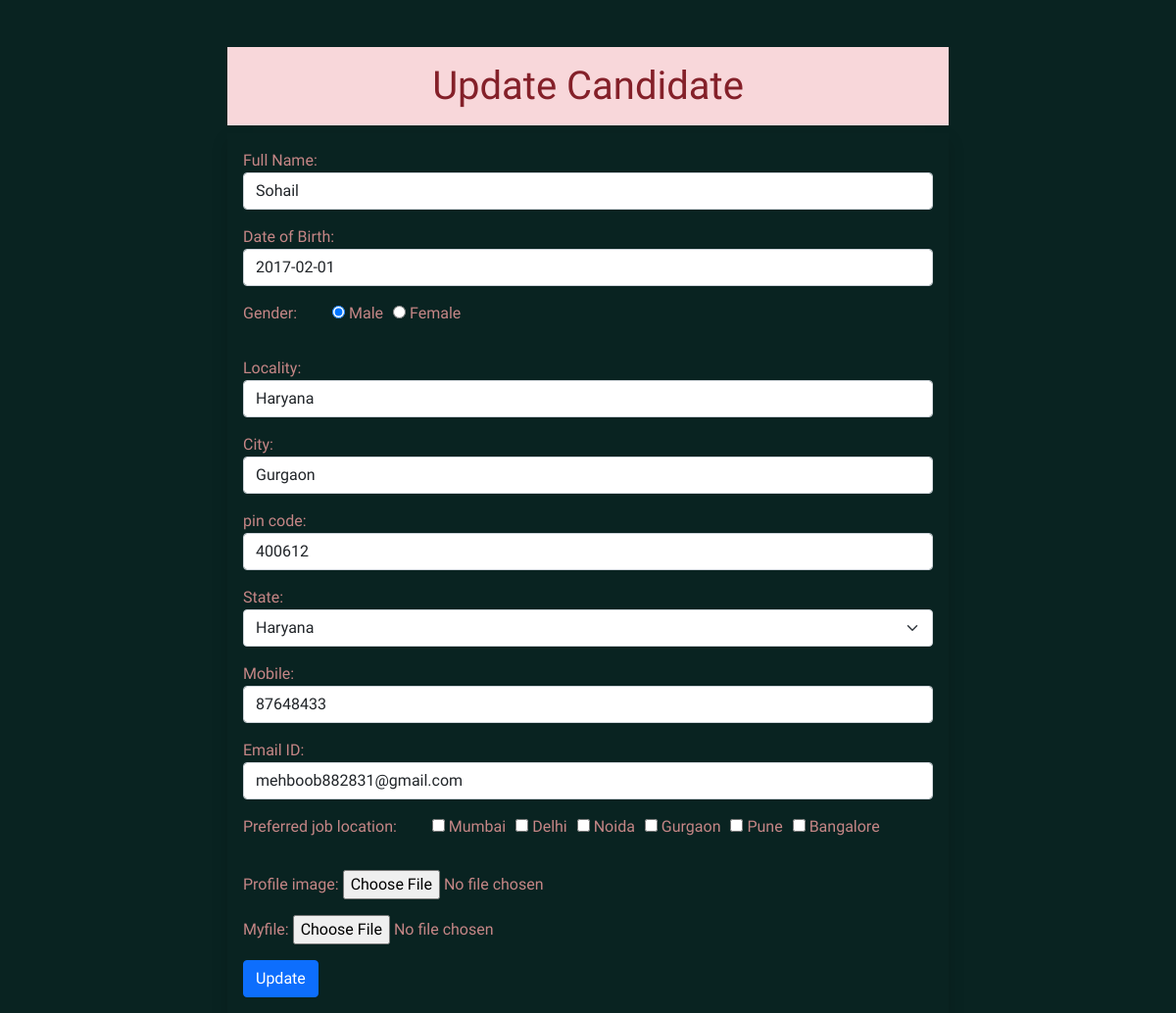
Page /update/5 on the committed database.
### app/models.py (models this page shows)
class Resume(models.Model):
    name = models.CharField(max_length=100)
    dob = models.DateField(auto_now=False,auto_now_add=False)
    gender = models.CharField(max_length=20)
    locality = models.CharField(max_length=100)
    city = models.CharField(max_length=100)
    pin = models.PositiveIntegerField()
    state = models.CharField(choices= STATE_CHOICE,max_length=50)
    mobile = models.PositiveIntegerField()
    email = models.EmailField()
    job_city = models.CharField(max_length=100)
    profile_image = models.ImageField(upload_to='profileImage',blank=True)
    myfile = models.FileField(upload_to='document',blank=True)

### app/views.py (the view)
# urls.py: path('update/<int:id>', views.UpdateCandedate, name='update'),
def UpdateCandedate(request,id):
    if request.method == "POST":
        candidate = Resume.objects.get(id=id)
        upt = ResumeForm(request.POST, request.FILES,instance=candidate)
        if upt.is_valid:
           upt.save()
           return redirect("/")
    candidate = Resume.objects.get(id=id)
    fm = ResumeForm(instance=candidate)
    return render(request,'update.html',{'candidate':candidate,'fm':fm})

### app/forms.py
class ResumeForm(forms.ModelForm):
    gender = forms.ChoiceField(choices=GENDER_CHOICES,widget=forms.RadioSelect(attrs={'id':'gender'}))
    job_city = forms.MultipleChoiceField(label='Preferred job location', choices=JOB_CHOICES,widget=forms.CheckboxSelectMultiple(attrs={'id':'job_city'}))
    class Meta:
        model = Resume
        fields = "__all__"
        labels = {'name':'Full Name','dob':'Date of Birth','pin':'pin code','mpbile':'Mobile No','email':'Email ID'}
        widgets = {'name':forms.TextInput(attrs={'class':'form-control','id':'name'}),
                   'dob':forms.DateInput(attrs={'class':'form-control','id':'datepicker'}),
                    'locality':forms.TextInput(attrs={'class':'form-control','id':'locality'}),
                    'city':forms.TextInput(attrs={'class':'form-control','id':'city'}),
                    'pin':forms.NumberInput(attrs={'class':'form-control','id':'pin'}),
                    'state':forms.Select(attrs={'class':'form-select','id':'state'}),
                    'mobile':forms.NumberInput(attrs={'class':'form-control','id':'mobile'}),
                    'email':forms.EmailInput(attrs={'class':'form-control','id':'email'})}

### app/templates/update.html (shortened to what this page needs)
{% extends 'basic.html' %}
{% block body %}
<div class="container mt-5">
<div class="row">
<div class="col-sm-8 offset-2">
<h1 class="alert-danger text-center p-3"> Update Candidate </h1>
<form action="" method="post" enctype="multipart/form-data" class="shadow p-3">
{% for f in fm %}
<div class="form-group mb-3">
{{f.label_tag}} {{f}} <small class="danger"> {{f.errors|striptags}} </small>
</div>
{% endfor %}
<input type="submit" value="Update" class="btn btn-primary">
</form>
</div>
</div>
</div>
{% endblock body %}

### app/static/style.css (style rules this page uses)
#gender,#job_city { list-style-type: none; display: inline-flex; }
#gender > li { padding-right: 10px; }
#job_city > li { padding-right: 10px; }
body { background-color: rgb(9 35 33); color: #c58686; font-family: 'Goblin One', cursive; }

### rows in the picture
Resume: fm "Sohail" "2017-02-01" "☑ Gender: ☐ Female" "Haryana" "Gurgaon" "400612" "Haryana" "87648433" "mehboob882831@gmail.com" "☐ ☐ ☐ ☐ ☐ ☐"

### other values in the picture
{{ f.label_tag }} "Full Name:" "Date of Birth:" "Gender:" "Locality:" "City:" "pin code:" "State:" "Mobile:" "Email ID:" "Preferred job location:" "Profile image:" "Myfile:"
